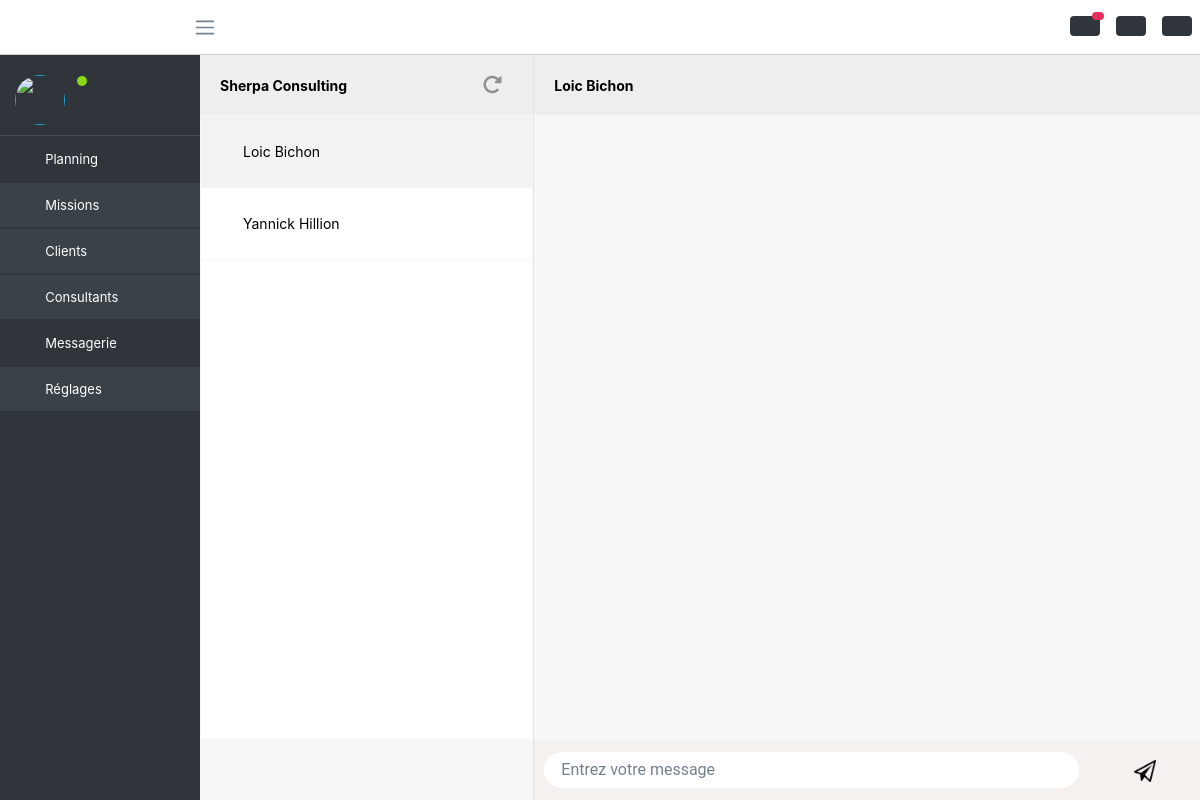
Page /messagerie/1-Bichon-0/ on the committed database.
### planning/models.py (models this page shows, shortened)
class Bdd_user_django(models.Model):
	id = models.AutoField(primary_key = True)
	nom_de_compte = models.CharField(default=' ',max_length=400)
	mdp = models.CharField(default=' ',max_length=400)
	mail = models.EmailField(max_length = 254)
	nom = models.CharField(default=' ',max_length=400)
	prenom = models.CharField(default=' ',max_length=400)
	class Meta:
		verbose_name = "User Django"
		ordering = ['id']

### planning/views.py (the view, shortened to what this page needs)
# urls.py: url(r'^messagerie/(?P<id>[0-9]+)-(?P<nom>[\w-]+)-(?P<all>[01])/$', views.messages, name='messages'),
def messages(request, id, nom, all):
	see_all = int(all)
	consultants = Bdd_user_django.objects.filter(user_django__id__isnull=False)
	try:
	    consultant_selectionne = Bdd_user_django.objects.get(id = id, nom = nom)
	except SomeModel.DoesNotExist:
	    consultant_selectionne = None
	if consultant_selectionne:
		msg_count = Bdd_messages.objects.filter(Q(envoyeur__id = consultant_selectionne.id)|Q(receveur__id = consultant_selectionne.id)).count()
		if see_all == 1:
			msg = Bdd_messages.objects.filter(Q(envoyeur__id = consultant_selectionne.id)|Q(receveur__id = consultant_selectionne.id))
		else:
			msg = Bdd_messages.objects.filter(Q(envoyeur__id = consultant_selectionne.id)|Q(receveur__id = consultant_selectionne.id)).order_by('-date')[:10][::-1]
		for m in msg:
			m.lu = True
			m.save()
	else:
		msg = None
	notif = {}
	for c in consultants:
		msg_notif = Bdd_messages.objects.filter(envoyeur__id = c.id).order_by('-date')[:10][::-1]
		compteur = 0
		for m in msg_notif:
			if not m.lu:
				compteur += 1
		notif[c.id] = compteur
	context = locals()
	template = "messagerie.html"
	return render(request,template,context)

### planning/context_processors.py (called while the page is built)
def notif_total(request):
	msg = Bdd_messages.objects.all()
	notif_total = 0
	for m in msg:
		if not m.lu:
			notif_total += 1
	return {"notif_total": notif_total}

### planning/templates/messagerie.html (shortened to what this page needs)
{% extends 'base_planning.html' %}
{% load staticfiles %}
{% block link %}
<link href="{% static 'planning/css/messagerie.css' %}" rel="stylesheet">
{% endblock %}
{% block content %}
<div class="container application">
  <div class="row app-one">
    <div class="col-sm-4 side">
      <div class="side-one">
        <div class="row heading">
          <div class="col-sm-10 col-xs-10 heading-name">
            <p class="heading-name-meta" id="heading-name-meta">Sherpa Consulting
            </p>
          </div>
          {% if consultant_selectionne %}
          <div class="col-sm-2 col-xs-2 heading-compose  pull-right">
            <a href="{% url 'messages' consultant_selectionne.id consultant_selectionne.nom 0 %}">
              <i class="fa fa-redo-alt" aria-hidden="true" align></i>
            </a>
          </div>
          {% endif %}
        </div>
        <div class="row sideBar">
          <div>
          {% for consultant in consultants %}
          {% if consultant.nom != "Consulting" and consultant.prenom != "Sherpa" %}
          {% if consultant.id == consultant_selectionne.id %}
            <a href="{% url 'messages' consultant.id consultant.nom 0 %}"><div class="row sideBar-body-selectionne">
          {% else %}
            <a href="{% url 'messages' consultant.id consultant.nom 0 %}"><div class="row sideBar-body">
          {% endif %}
              <div class="col-sm-12 col-xs-12 sideBar-main">
                <div class="row">
                  <div class="col-sm-10 col-xs-10 sideBar-name">
                    <span class="name-meta" id="name-meta">
                      {{ consultant.prenom }} {{ consultant.nom }}
                    </span>
                  </div>
                  <div class="col-sm-2 col-xs-2 sideBar-notif">
                  </div>
                </div>
              </div>
            </div></a>
          {% endif %}
          {% endfor %}
          </div>
        </div>
      </div>
    </div>
    {% if consultant_selectionne %}
    <div class="col-sm-8 conversation">
      <div class="row heading">
        <div class="col-sm-8 col-xs-7 heading-name">
          <p class="heading-name-meta" id="heading-name-meta">{{ consultant_selectionne.prenom }} {{ consultant_selectionne.nom }}
          </p>
        </div>
      </div>
      <div class="row message" id="conversation">
        <div class="row message-previous">
        </div>
        <div class="message-wrapper" id="message-wrapper">
        </div>
      </div>
      <form class="row reply" action="" method="POST" id="post-form"> {% csrf_token %}
        <div class="col-sm-10 col-xs-10 reply-main">
          <textarea class="form-control" rows="1" name="message-texte" placeholder="Entrez votre message"></textarea>
        </div>
        <div class="col-sm-2 col-xs-2 reply-send">
          <input type="submit" name="message-envoyer" class="bouton-envoyer">
        </div>
      </form>
    </div>
    {% else %}
    <div class="col-sm-8 conversation">
      <div class="row heading">
      </div>
      <p id="texte-contact">Selectionnez un contact</p>
    </div>
    {% endif %}
  </div>
</div>
{% endblock %}

### planning/static/planning/css/main.css (style rules this page uses)
input, textarea, select, .form-row p, form .button { margin: 2px 0; padding: 2px 3px; vertical-align: middle; font-family: "Roboto", "Lucida Grande", Verdana, Arial, sans-serif; font-weight: normal; font-size: 13px; }
.pull-right { float: right!important; }

### planning/static/planning/css/messagerie.css (style rules this page uses)
body,html { height: 100%; }
p { margin: 0; }
.container div, .container span { width: 100%; overflow: hidden; padding: 0; margin: 0; box-sizing: border-box; }
.application { position: relative; overflow: hidden; height: 100%; margin: 0 !important; padding: 0 !important; box-shadow: 0 1px 1px 0 rgba(0, 0, 0, .06), 0 2px 5px 0 rgba(0, 0, 0, .2); max-width: none !important; }
.container .app-one { background-color: #f7f7f7; height: 100%; overflow: hidden; margin: 0; padding: 0; box-shadow: 0 1px 1px 0 rgba(0, 0, 0, .06), 0 2px 5px 0 rgba(0, 0, 0, .2); }
.container .side { padding: 0; margin: 0; height: 100%; }
.container .side-one { padding: 0; margin: 0; height: 100%; width: 100%; z-index: 1; position: relative; display: block; top: 0; }
.container .heading { padding: 10px 16px 10px 15px; margin: 0; height: 60px; width: 100%; background-color: #eee; z-index: 1000; }
.container .heading-name { padding: 0; }
.container .heading-name-meta { font-weight: 700; padding: 10px 5px; text-align: left; text-overflow: ellipsis; white-space: nowrap; color: #000; display: block; }
.container .heading-compose { padding: 0; }
.container .heading-compose i { text-align: center; margin-top: 10px; color: #93918f; cursor: pointer; transition: all .5s ease-in-out; width: 100%; font-size: 20px; margin-left: auto; margin-right: auto; }
.container .sideBar { padding: 0 !important; margin: 0 !important; background-color: #fff; overflow-y: auto; border: 1px solid #f7f7f7; height: calc(100% - 120px); }
.container .sideBar-body { position: relative; padding: 10px !important; border-bottom: 1px solid #f7f7f7; height: 72px; margin: 0 !important; cursor: pointer; text-decoration: none; }
.container .sideBar-body-selectionne { position: relative; padding: 10px !important; border-bottom: 1px solid #f7f7f7; background-color: #f2f2f2; height: 72px; margin: 0 !important; cursor: pointer; text-decoration: none; }
.container .sideBar-main { padding-top: 5px; }
.container .sideBar-main .row { padding: 0 !important; margin: 0 !important; }
.container .sideBar-name { padding: 10px 30px 0 30px; }
.container .name-meta { font-size: 100%; padding: 1% !important; text-align: left; text-overflow: ellipsis; white-space: nowrap; color: #000; }
.container .sideBar-notif { padding: 5px 0; }
.container .conversation { padding: 0 !important; margin: 0 !important; height: 100%; border-left: 1px solid rgba(0, 0, 0, .08); }
.container .message { padding: 0 !important; margin: 0 !important; border: 1px solid #f7f7f7; height: calc(100% - 120px); }
.container .message-previous { margin : 0 !important; padding: 0 !important; height: 40px; width: 100%; }
.container .message-wrapper { height: calc(100% - 40px); overflow-y: auto; }
.container .reply { height: 60px; width: 100%; background-color: #f5f1ee; margin: 0 !important; z-index: 1000; }
.container .reply-main { padding: 10px; }
.container .reply-main textarea { width: 100%; resize: none; overflow: hidden; outline: none; border: none; text-indent: 5px; font-size: 16px; }
.container .form-control { border-radius: 20px; }
.container .reply-send { padding: 10px; text-align: center; }
.container .bouton-envoyer { height: 38px; width: 100%; border-radius: 20px; border: solid 2px transparent; color: transparent; font-size: 13px; cursor: pointer; transition: all .3s ease-in-out; background:url("../../planning/img/icon-send-black.png") no-repeat; background-size: 25%; background-position: center; }

### rows in the picture
Bdd_user_django: prenom "Loic", nom "Bichon"
Bdd_user_django: prenom "Yannick", nom "Hillion"
